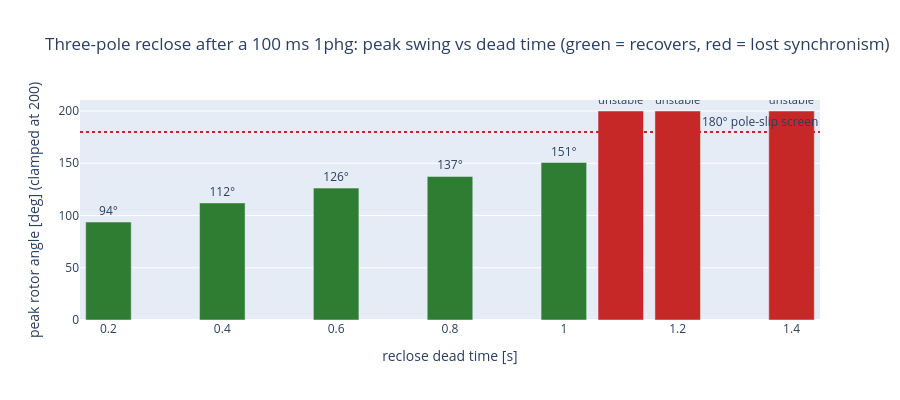

Source (notebook cell):
### Code cell
XC = 1.0   # each circuit; both in parallel give X_line = 0.5

def set_line(network, X_new):
    '''Swap the line reactance by rebuilding the base Ybus (transparent:
    this is the same ybus_2bus the Network constructor itself calls).'''
    network.X = X_new
    network._base_Ybus = ybus_2bus(R_line, X_new)

def reclose_scenario(t_f, t_trip, t_rc, Z_shunt, X_open=XC,
                     onto_fault=False, t_retrip=None):
    '''1phg-equivalent shunt at t_f; three-pole trip of the faulted circuit
    at t_trip (shunt off, line X -> X_open); reclose at t_rc. If the fault
    is re-established (onto_fault), the shunt returns at reclose and the
    circuit re-trips at t_retrip and stays open.'''
    Yf = 1/Z_shunt if Z_shunt != 0 else 1e6 + 0j
    def apply(t_now, dt, network):
        if   abs(t_now - t_f)    < dt/2: network.set_fault(Yf)
        elif abs(t_now - t_trip) < dt/2:
            network.clear_fault(); set_line(network, X_open)
        elif abs(t_now - t_rc)   < dt/2:
            set_line(network, X_line)
            if onto_fault: network.set_fault(Yf)
        elif t_retrip and abs(t_now - t_retrip) < dt/2:
            network.clear_fault(); set_line(network, X_open)
    return apply

def run_scen(scen, t_end=10.0):
    n = Network(R_line, X_line)
    g = GENROU(D=3.0); aexc = ST1A(); pss = PSS1A()
    return run_smib_genrou_avr_pss(g, aexc, pss, n, t_end=t_end, h=2e-3,
                                   scenarios=[scen], init_V=V1, init_S=S)

Z1phg = Zeq['1phg']
T_PRIM = 0.100               # 330 kV primary clearance, Table S5.1a.2

# --- (a) dead-time sweep: successful reclose (transient fault) -------
deads = np.array([0.2, 0.4, 0.6, 0.8, 1.0, 1.1, 1.2, 1.4])
peaks, stables = [], []
for dd in deads:
    r = run_scen(reclose_scenario(1.0, 1.0+T_PRIM, 1.0+T_PRIM+dd, Z1phg),
                 t_end=12.0)
    pk = float(np.degrees(r.traces['delta']).max())
    ok = pk < 180
    peaks.append(min(pk, 200.0))   # clamp runaway for the chart
    stables.append(ok)
    print(f'dead = {dd:4.1f} s -> peak delta = {pk:8.1f} deg  '
          f'{"STABLE" if ok else "LOST SYNCHRONISM"}')

fig = go.Figure()
fig.add_trace(go.Bar(x=deads, y=peaks,
                     marker_color=[C_GREEN if s else C_RED for s in stables],
                     text=[f'{p:.0f}°' if p < 200 else 'unstable' for p in peaks],
                     textposition='outside'))
fig.add_hline(y=180, line_dash='dot', line_color=C_RED,
              annotation_text='180° pole-slip screen')
fig.update_layout(height=400, width=900,
                  xaxis_title='reclose dead time [s]',
                  yaxis_title='peak rotor angle [deg] (clamped at 200)',
                  title='Three-pole reclose after a 100 ms 1phg: peak swing vs dead time '
                        '(green = recovers, red = lost synchronism)')
fig.show()
crit = deads[np.where(~np.array(stables))[0][0] - 1] if not all(stables) else deads[-1]
print(f'\nStability-limited dead time for THIS machine/network: ~{crit:.1f} s.')
print('Why: during the dead time the system runs on one circuit (X = 1.0),')
print('Pe_max drops, the operating angle climbs, and damping must bleed off')
print('the swing energy before reclose adds its own transient.')

### Figure 1 — Plotly figure (JSON) as saved in the notebook; plotly's stock layout.template omitted (floating-point values rounded to 4 significant figures)
{"data": [{"marker": {"color": ["#2E7D32", "#2E7D32", "#2E7D32", "#2E7D32", "#2E7D32", "#C62828", "#C62828", "#C62828"]}, "text": ["94°", "112°", "126°", "137°", "151°", "unstable", "unstable", "unstable"], "textposition": "outside", "type": "bar", "x": [0.2, 0.4, 0.6, 0.8, 1.0, 1.1, 1.2, 1.4], "y": [93.73, 112.0, 126.2, 137.4, 150.7, 200.0, 200.0, 200.0]}], "layout": {"annotations": [{"showarrow": false, "text": "180° pole-slip screen", "x": 1, "xanchor": "right", "xref": "x domain", "y": 180, "yanchor": "bottom", "yref": "y"}], "height": 400, "shapes": [{"line": {"color": "#C62828", "dash": "dot"}, "type": "line", "x0": 0, "x1": 1, "xref": "x domain", "y0": 180, "y1": 180, "yref": "y"}], "title": {"text": "Three-pole reclose after a 100 ms 1phg: peak swing vs dead time (green = recovers, red = lost synchronism)"}, "width": 900, "xaxis": {"title": {"text": "reclose dead time [s]"}}, "yaxis": {"title": {"text": "peak rotor angle [deg] (clamped at 200)"}}}}
